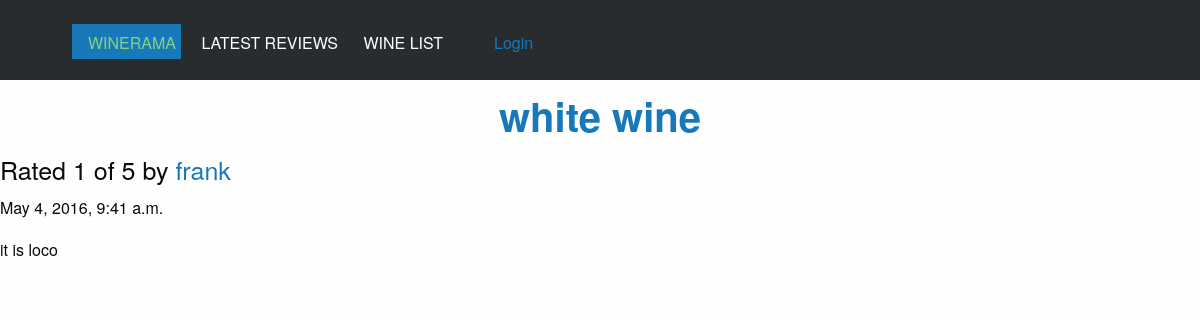
The page /review/4/ on the database its author committed.
### reviews/models.py (models this page shows, shortened)
class Review(models.Model):
    RATING_CHOICES = (
        (1, '1'),
        (2, '2'),
        (3, '3'),
        (4, '4'),
        (5, '5'),
    )
    wine = models.ForeignKey(Wine)
    pub_date = models.DateTimeField('date published')
    user_name = models.CharField(max_length=100)
    comment = models.CharField(max_length=200)
    rating = models.IntegerField(choices=RATING_CHOICES)

class Wine (models.Model):
    name =  models.CharField(max_length=200)

### reviews/views.py (the view)
# urls.py: url(r'^review/(?P<review_id>[0-9]+)/$', views.review_detail, name='review_detail'),
def review_detail(request, review_id):
    review = get_object_or_404(Review, pk=review_id)
    return render(request, 'reviews/review_detail.html',{'review' :review} )

### reviews/templates/reviews/review_detail.html
{% extends 'reviews/base.html' %}
{% load staticfiles %}
{% block title %}
<h2><a href="{% url 'reviews:wine_detail' review.wine.id %}">{{ review.wine.name }}</a></h2>
{% endblock %}
{% block content %}
<h4>Rated {{ review.rating }} of 5 by <a href="{& url ' reviews.user_review_list' review.user_name %}">{{ review.user_name}}</a> </h4>
<p>{{ review.pub_date }}</p>
<p>{{ review.comment }}</p>
{% endblock %}

### static/css/aapp.css (style rules this page uses)
h2 { text-align: center; font-weight: 700; }

### rows shown on the page
Review: wine.name "white wine", rating "1", user_name "frank", pub_date "May 4, 2016, 9:41 a.m.", comment "it is loco"
